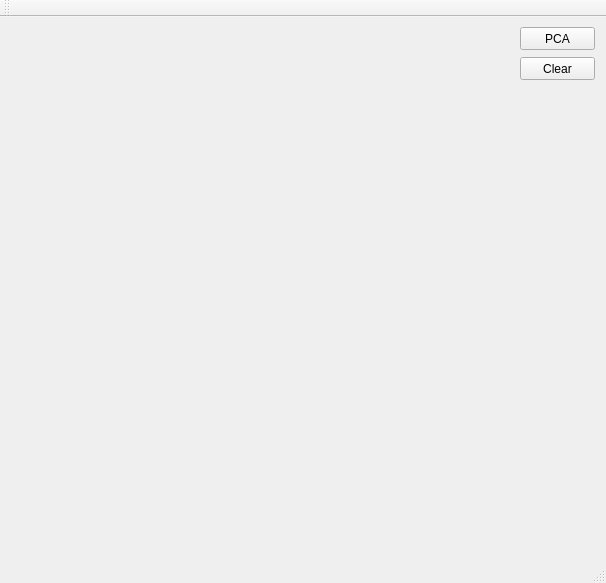
<?xml version="1.0" encoding="UTF-8"?>
<ui version="4.0">
 <class>MainWindow</class>
 <widget class="QMainWindow" name="MainWindow">
  <property name="geometry">
   <rect>
    <x>0</x>
    <y>0</y>
    <width>606</width>
    <height>583</height>
   </rect>
  </property>
  <property name="windowTitle">
   <string>Метод гланых компонент</string>
  </property>
  <widget class="QWidget" name="centralWidget">
   <widget class="QWidget" name="widget" native="true">
    <property name="geometry">
     <rect>
      <x>10</x>
      <y>10</y>
      <width>500</width>
      <height>500</height>
     </rect>
    </property>
   </widget>
   <widget class="QPushButton" name="btnPCA">
    <property name="geometry">
     <rect>
      <x>520</x>
      <y>10</y>
      <width>75</width>
      <height>23</height>
     </rect>
    </property>
    <property name="text">
     <string>PCA</string>
    </property>
   </widget>
   <widget class="QPushButton" name="btnClear">
    <property name="geometry">
     <rect>
      <x>520</x>
      <y>40</y>
      <width>75</width>
      <height>23</height>
     </rect>
    </property>
    <property name="text">
     <string>Clear</string>
    </property>
   </widget>
  </widget>
  <widget class="QMenuBar" name="menuBar">
   <property name="geometry">
    <rect>
     <x>0</x>
     <y>0</y>
     <width>606</width>
     <height>21</height>
    </rect>
   </property>
  </widget>
  <widget class="QToolBar" name="mainToolBar">
   <attribute name="toolBarArea">
    <enum>TopToolBarArea</enum>
   </attribute>
   <attribute name="toolBarBreak">
    <bool>false</bool>
   </attribute>
  </widget>
  <widget class="QStatusBar" name="statusBar"/>
 </widget>
 <layoutdefault spacing="6" margin="11"/>
 <resources/>
 <connections/>
</ui>
